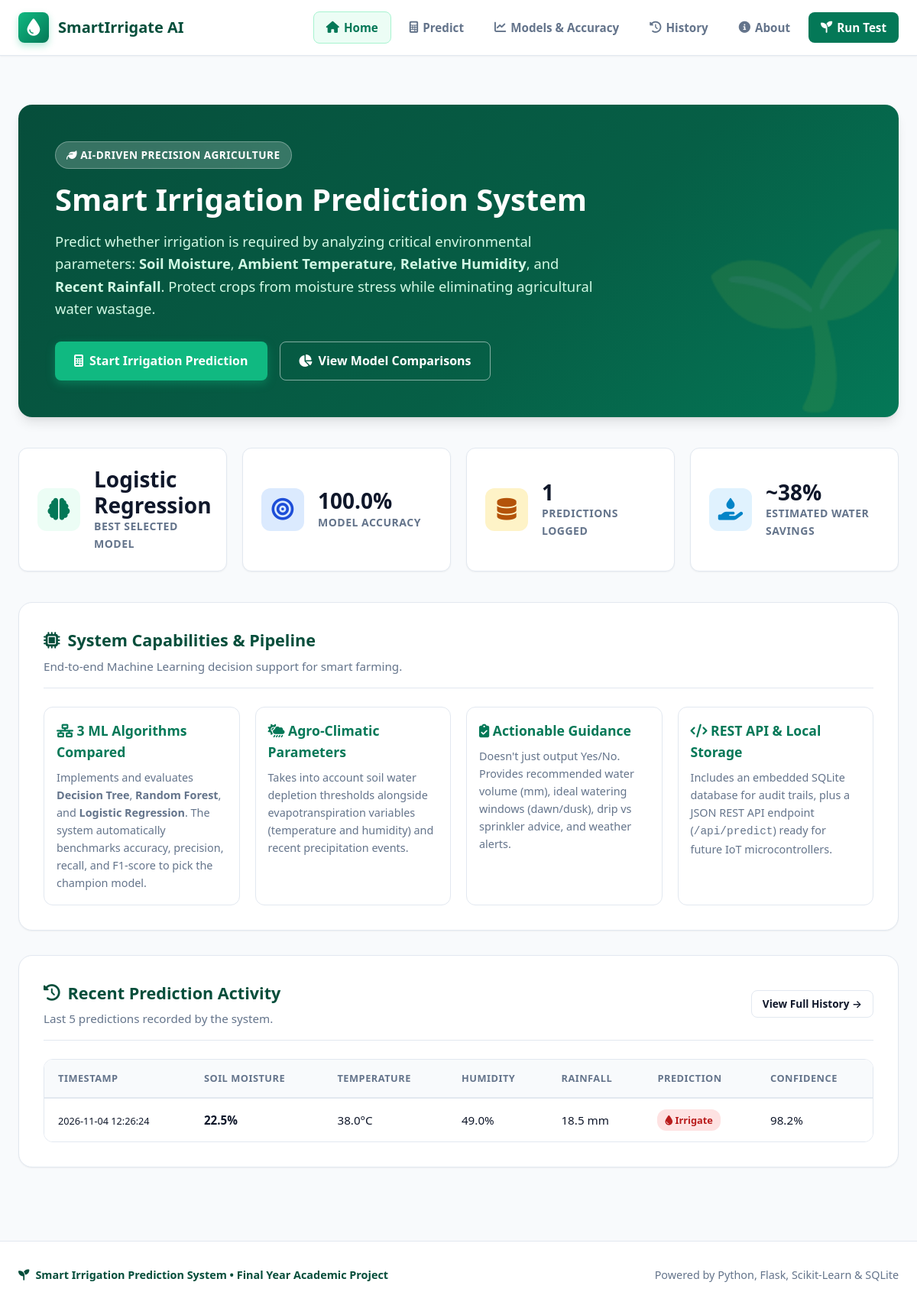
The page / on the database its author committed.
### tables this page shows
CREATE TABLE predictions (
            id INTEGER PRIMARY KEY AUTOINCREMENT,
            timestamp TEXT NOT NULL,
            soil_moisture REAL NOT NULL,
            temperature REAL NOT NULL,
            humidity REAL NOT NULL,
            rainfall REAL NOT NULL,
            prediction INTEGER NOT NULL,
            prediction_label TEXT NOT NULL,
            confidence REAL NOT NULL,
            guidance TEXT NOT NULL
        );

### app.py (the view)
@app.route('/')
def home():
    total_predictions = 0
    recent_predictions = []
    try:
        conn = sqlite3.connect(DB_PATH)
        cursor = conn.cursor()
        cursor.execute("SELECT COUNT(*) FROM predictions")
        total_predictions = cursor.fetchone()[0]
        cursor.execute("""
            SELECT timestamp, soil_moisture, temperature, humidity, rainfall, prediction_label, confidence
            FROM predictions ORDER BY id DESC LIMIT 5
        """)
        recent_predictions = cursor.fetchall()
        conn.close()
    except Exception:
        pass
    best_name = metrics.get('best_model', 'Random Forest')
    best_acc = 0.0
    if metrics and 'models_evaluated' in metrics:
        best_acc = metrics['models_evaluated'].get(best_name, {}).get('accuracy', 0.96) * 100
    return render_template('index.html',
                           total_predictions=total_predictions,
                           recent_predictions=recent_predictions,
                           best_model=best_name,
                           best_accuracy=round(best_acc, 2))

### templates/index.html (shortened to what this page needs)
{% extends "base.html" %}
{% block content %}
<section class="hero-section">
  <span class="hero-tag"><i class="fa-solid fa-leaf"></i> AI-Driven Precision Agriculture</span>
  <h1 class="hero-title">Smart Irrigation Prediction System</h1>
  <p class="hero-subtitle">
    Predict whether irrigation is required by analyzing critical environmental parameters:
    <strong>Soil Moisture</strong>, <strong>Ambient Temperature</strong>, <strong>Relative Humidity</strong>, and <strong>Recent Rainfall</strong>.
    Protect crops from moisture stress while eliminating agricultural water wastage.
  </p>
  <div class="hero-actions">
    <a href="{{ url_for('predict') }}" class="btn btn-primary">
      <i class="fa-solid fa-calculator"></i> Start Irrigation Prediction
    </a>
    <a href="{{ url_for('models_view') }}" class="btn btn-outline">
      <i class="fa-solid fa-chart-pie"></i> View Model Comparisons
    </a>
  </div>
</section>
<section class="stats-grid">
  <div class="stat-card">
    <div class="stat-icon">
      <i class="fa-solid fa-brain"></i>
    </div>
    <div class="stat-content">
      <span class="stat-value">{{ best_model }}</span>
      <span class="stat-label">Best Selected Model</span>
    </div>
  </div>
  <div class="stat-card">
    <div class="stat-icon" style="background-color: #dbeafe; color: #1d4ed8;">
      <i class="fa-solid fa-bullseye"></i>
    </div>
    <div class="stat-content">
      <span class="stat-value">{{ best_accuracy }}%</span>
      <span class="stat-label">Model Accuracy</span>
    </div>
  </div>
  <div class="stat-card">
    <div class="stat-icon" style="background-color: #fef3c7; color: #b45309;">
      <i class="fa-solid fa-database"></i>
    </div>
    <div class="stat-content">
      <span class="stat-value">{{ total_predictions }}</span>
      <span class="stat-label">Predictions Logged</span>
    </div>
  </div>
  <div class="stat-card">
    <div class="stat-icon" style="background-color: #e0f2fe; color: #0284c7;">
      <i class="fa-solid fa-hand-holding-droplet"></i>
    </div>
    <div class="stat-content">
      <span class="stat-value">~38%</span>
      <span class="stat-label">Estimated Water Savings</span>
    </div>
  </div>
</section>
<section class="card">
  <div class="card-header">
    <div>
      <h2 class="card-title"><i class="fa-solid fa-microchip"></i> System Capabilities & Pipeline</h2>
      <p class="card-subtitle">End-to-end Machine Learning decision support for smart farming.</p>
    </div>
  </div>
  <div class="stats-grid" style="margin-bottom: 0;">
    <div style="padding: 16px; border: 1px solid var(--border-color); border-radius: var(--radius-md);">
      <h3 style="font-size: 1.1rem; color: var(--primary-dark); margin-bottom: 8px;">
        <i class="fa-solid fa-network-wired"></i> 3 ML Algorithms Compared
      </h3>
      <p style="font-size: 0.9rem; color: var(--text-muted);">
        Implements and evaluates <strong>Decision Tree</strong>, <strong>Random Forest</strong>, and <strong>Logistic Regression</strong>. The system automatically benchmarks accuracy, precision, recall, and F1-score to pick the champion model.
      </p>
    </div>
    <div style="padding: 16px; border: 1px solid var(--border-color); border-radius: var(--radius-md);">
      <h3 style="font-size: 1.1rem; color: var(--primary-dark); margin-bottom: 8px;">
        <i class="fa-solid fa-cloud-sun-rain"></i> Agro-Climatic Parameters
      </h3>
      <p style="font-size: 0.9rem; color: var(--text-muted);">
        Takes into account soil water depletion thresholds alongside evapotranspiration variables (temperature and humidity) and recent precipitation events.
      </p>
    </div>
    <div style="padding: 16px; border: 1px solid var(--border-color); border-radius: var(--radius-md);">
      <h3 style="font-size: 1.1rem; color: var(--primary-dark); margin-bottom: 8px;">
        <i class="fa-solid fa-clipboard-check"></i> Actionable Guidance
      </h3>
      <p style="font-size: 0.9rem; color: var(--text-muted);">
        Doesn't just output Yes/No. Provides recommended water volume (mm), ideal watering windows (dawn/dusk), drip vs sprinkler advice, and weather alerts.
      </p>
    </div>
    <div style="padding: 16px; border: 1px solid var(--border-color); border-radius: var(--radius-md);">
      <h3 style="font-size: 1.1rem; color: var(--primary-dark); margin-bottom: 8px;">
        <i class="fa-solid fa-code"></i> REST API & Local Storage
      </h3>
      <p style="font-size: 0.9rem; color: var(--text-muted);">
        Includes an embedded SQLite database for audit trails, plus a JSON REST API endpoint (<code>/api/predict</code>) ready for future IoT microcontrollers.
      </p>
    </div>
  </div>
</section>
{% if recent_predictions %}
<section class="card">
  <div class="card-header">
    <div>
      <h2 class="card-title"><i class="fa-solid fa-clock-rotate-left"></i> Recent Prediction Activity</h2>
      <p class="card-subtitle">Last 5 predictions recorded by the system.</p>
    </div>
    <a href="{{ url_for('history') }}" class="btn btn-outline-dark" style="padding: 6px 14px; font-size: 0.85rem;">
      View Full History &rarr;
    </a>
  </div>
  <div class="table-responsive">
    <table class="data-table">
      <thead>
        <tr>
          <th>Timestamp</th>
          <th>Soil Moisture</th>
          <th>Temperature</th>
          <th>Humidity</th>
          <th>Rainfall</th>
          <th>Prediction</th>
          <th>Confidence</th>
        </tr>
      </thead>
      <tbody>
        {% for row in recent_predictions %}
        <tr>
          <td><small>{{ row[0] }}</small></td>
          <td><strong>{{ row[1] }}%</strong></td>
          <td>{{ row[2] }}°C</td>
          <td>{{ row[3] }}%</td>
          <td>{{ row[4] }} mm</td>
          <td>
            {% if row[5] == 'Yes' %}
              <span class="badge-tag badge-yes"><i class="fa-solid fa-droplet"></i> Irrigate</span>
            {% else %}
              <span class="badge-tag badge-no"><i class="fa-solid fa-check"></i> No Need</span>
            {% endif %}
          </td>
          <td>{{ row[6] }}%</td>
        </tr>
        {% endfor %}
      </tbody>
    </table>
  </div>
</section>
{% endif %}
{% endblock %}

### rows shown on the page
predictions: timestamp "2026-11-04 12:26:24", soil_moisture "22.5", temperature "38.0", humidity "49.0", rainfall "18.5", prediction_label "Yes" (drawn), confidence "98.2"

### other values the page prints
{{ best_model }} "Logistic Regression"
{{ best_accuracy }} "100.0"
{{ total_predictions }} "1"
